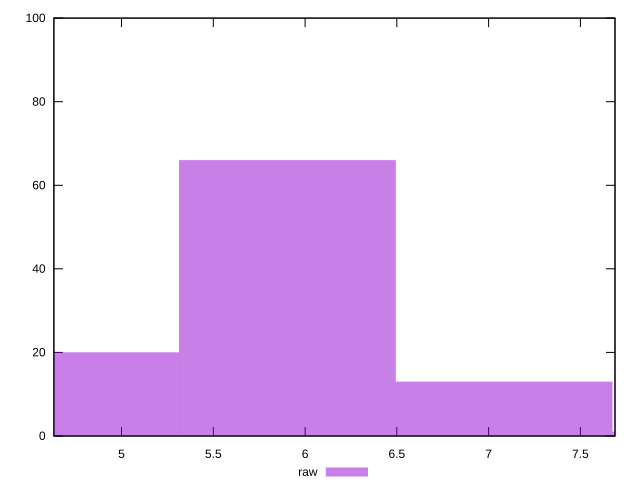

This chart was generated by the following gnuplot code:
reset
set terminal svg size 640, 490 enhanced background rgb 'white'
set output "report_00007_2020-12-11T15:55:29.892Z/network-server-latency/samples/pages+cached+noexternal/raw/histogram.svg"

$raw <<EOF
7.084368518807811 13
4.722912345871874 20
5.903640432339843 66
8.26509660527578 1
EOF

set key outside below
set boxwidth 1.1807280864679686
set yrange [0:100]
set style fill transparent solid 0.5 noborder

plot \
  $raw title "raw" with boxes, \


reset
